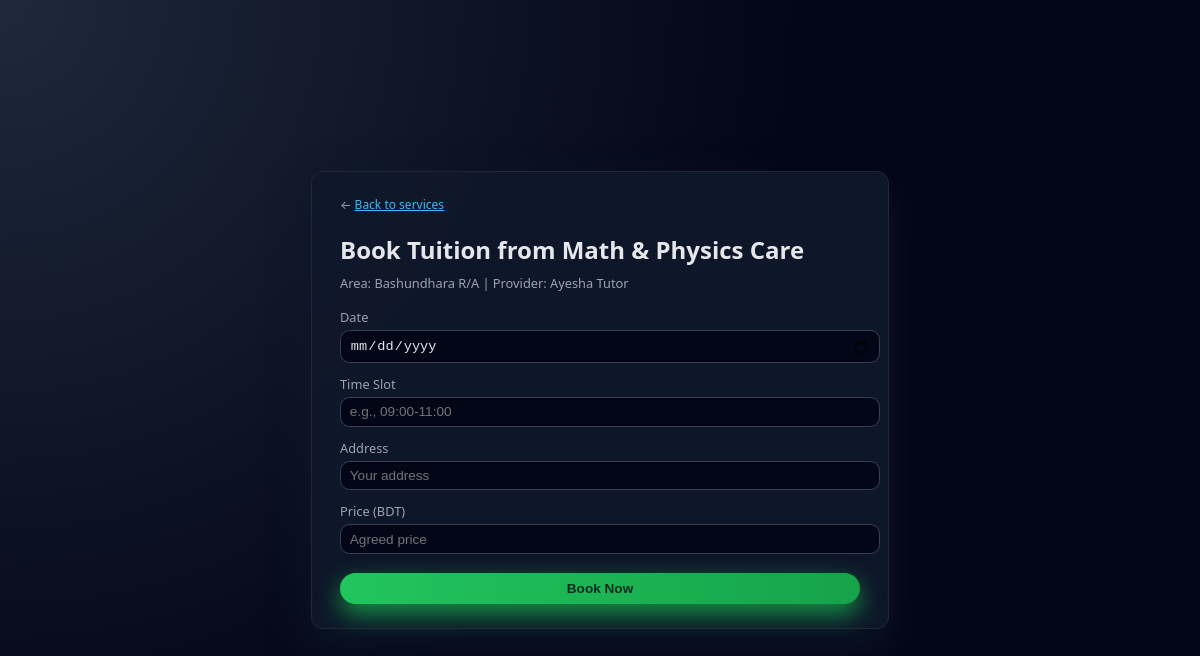
/service_book.php?provider_id=7 (signed in), run on the app's committed database.
### tables this page shows
CREATE TABLE IF NOT EXISTS SERVICEPROVIDER (
  ProviderID     INT PRIMARY KEY,
  ServiceType    ENUM('Cleaner','Van','Mess','Tuition','Other') NOT NULL,
  BusinessName   VARCHAR(100) NOT NULL,
  Area           VARCHAR(100) NOT NULL,
  AverageRating  DECIMAL(3,2) NOT NULL DEFAULT 0.00,
  TotalReviews   INT NOT NULL DEFAULT 0,
  IsApproved     BOOLEAN NOT NULL DEFAULT FALSE COMMENT 'Admin must approve before visible to students',
  CONSTRAINT fk_sp_user FOREIGN KEY (ProviderID)
    REFERENCES USER(UserID) ON DELETE CASCADE ON UPDATE CASCADE
);

CREATE TABLE IF NOT EXISTS USER (
  UserID       INT AUTO_INCREMENT PRIMARY KEY,
  FullName     VARCHAR(100) NOT NULL,
  Email        VARCHAR(100) NOT NULL UNIQUE,
  Phone        VARCHAR(20)  NOT NULL,
  PasswordHash VARCHAR(255) NOT NULL,
  Role         ENUM('Student','Owner','ServiceProvider','Admin') NOT NULL DEFAULT 'Student',
  AgeGroup     ENUM('18-21','22-25','26-30','Over30') NOT NULL,
  LivingStatus ENUM('Alone','Roommates','Family','Hostel') NOT NULL,
  Bio          TEXT NULL,
  Country      VARCHAR(100) NULL,
  CreatedAt    DATETIME NOT NULL DEFAULT CURRENT_TIMESTAMP,
  Status       ENUM('Active','Blocked','Suspended') NOT NULL DEFAULT 'Active'
);

### service_book.php (the view, shortened to what this page needs)
<?php
include 'config.php';
$providerId = isset($_GET['provider_id']) ? (int) $_GET['provider_id'] : 0;
$stmt = $conn->prepare("
    SELECT sp.ServiceType, sp.BusinessName, sp.Area, u.FullName
    FROM SERVICEPROVIDER sp
    JOIN USER u ON sp.ProviderID = u.UserID
    WHERE sp.ProviderID = ?
");
$stmt->bind_param("i", $providerId);
$stmt->execute();
$provider = $stmt->get_result()->fetch_assoc();
?>
<!DOCTYPE html>
<html lang="en">
<head>
</head>
<body>
    <div class="card">
        <div class="top-link">
            ← <a href="service_list.php">Back to services</a>
        </div>
        <h2>Book <?php echo htmlspecialchars($provider['ServiceType']); ?> from
            <?php echo htmlspecialchars($provider['BusinessName']); ?></h2>
        <div class="subtitle">Area: <?php echo htmlspecialchars($provider['Area']); ?> | Provider:
            <?php echo htmlspecialchars($provider['FullName']); ?></div>
        <form method="post">
            <div class="form-group">
                <label>Date</label>
                <input type="date" name="date" required min="<?php echo date('Y-m-d'); ?>">
            </div>
            <div class="form-group">
                <label>Time Slot</label>
                <input type="text" name="time_slot" placeholder="e.g., 09:00-11:00" required>
            </div>
            <div class="form-group">
                <label>Address</label>
                <input type="text" name="address" placeholder="Your address" required>
            </div>
            <div class="form-group">
                <label>Price (BDT)</label>
                <input type="number" step="0.01" name="price" placeholder="Agreed price" required>
            </div>
            <button type="submit" class="btn">Book Now</button>
        </form>
    </div>
</body>
</html>

### service_book.php (style rules this page uses)
body { margin: 0; font-family: system-ui, -apple-system, BlinkMacSystemFont, "Segoe UI", sans-serif; background: radial-gradient(circle at top left, #1e293b 0, #020617 55%); color: #e5e7eb; min-height: 100vh; display: flex; align-items: center; justify-content: center; }
.card { background: rgba(15, 23, 42, 0.96); border-radius: 12px; border: 1px solid #1f2937; box-shadow: 0 18px 40px rgba(15, 23, 42, 0.85); padding: 1.5rem 1.75rem; width: 100%; max-width: 520px; }
h2 { margin-bottom: 0.5rem; }
.subtitle { font-size: 0.8rem; color: #9ca3af; margin-bottom: 1rem; }
.form-group { margin-bottom: 0.75rem; font-size: 0.8rem; }
.form-group label { display: block; margin-bottom: 0.25rem; color: #9ca3af; }
.form-group input { width: 100%; padding: 0.4rem 0.55rem; border-radius: 0.6rem; border: 1px solid #374151; background: #020617; color: #e5e7eb; font-size: 0.85rem; outline: none; }
.btn { width: 100%; margin-top: 0.4rem; padding: 0.5rem 0.7rem; border-radius: 999px; border: none; cursor: pointer; font-size: 0.85rem; font-weight: 600; background: linear-gradient(to right, #22c55e, #16a34a); color: #022c22; box-shadow: 0 10px 24px rgba(22, 163, 74, 0.9); }
.top-link { font-size: 0.75rem; color: #9ca3af; margin-bottom: 0.5rem; }
.top-link a { color: #38bdf8; }

### data on the page
serviceprovider: ServiceType "Tuition", BusinessName "Math & Physics Care", Area "Bashundhara R/A", ProviderID.FullName "Ayesha Tutor"
